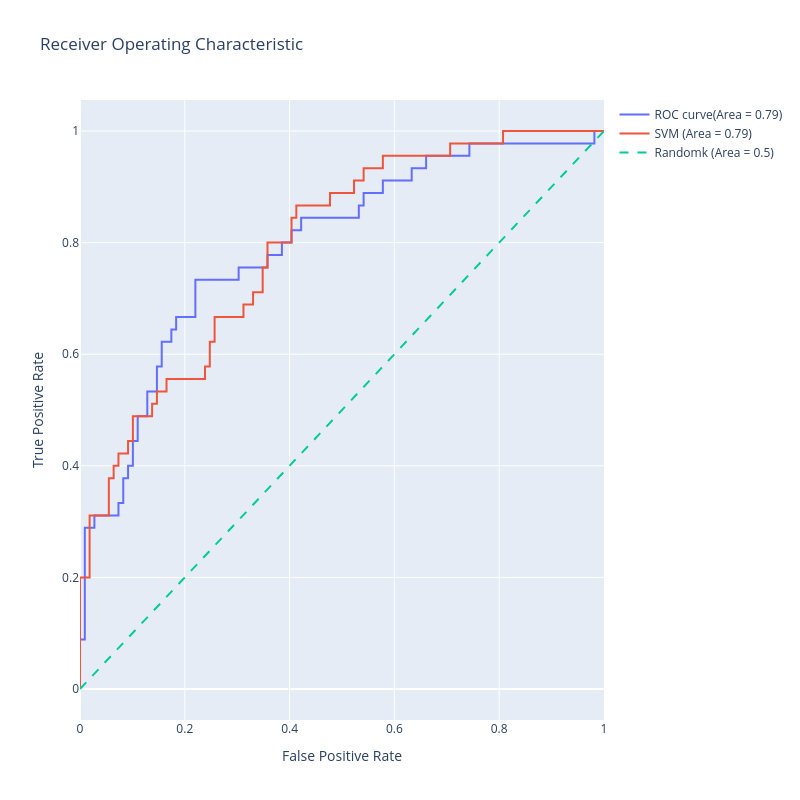

Notebook code cell kept with this figure:
### Code cell
from sklearn.metrics import roc_auc_score
from sklearn.linear_model import LogisticRegression
from sklearn.svm import SVC
from sklearn.preprocessing import StandardScaler

scaler = StandardScaler()
X_train_scaler = scaler.fit_transform(X_train)
X_test_scaler = scaler.transform(X_test)

lr_model = LogisticRegression(max_iter=1000)
lr_model.fit(X_train,y_train)
lr_scores = lr_model.predict_proba(X_test)[:,1]

svm_model = SVC(probability=True)
svm_model.fit(X_train,y_train)
svm_scores = svm_model.predict_proba(X_test)[:,1]

# Assuming fpr, tpr, thresholds are already calculated as before
lr_fpr, lr_tpr, lr_thresholds = roc_curve(y_test, y_scores)
lr_auc = roc_auc_score(y_test,lr_scores)
svm_fpr, svm_tpr,svm_thresholds = roc_curve(y_test, svm_scores)
svm_auc = roc_auc_score(y_test,svm_scores)

# generate a trace for ROC curve
trace0 = go.Scatter(
    x = fpr,
    y = tpr,
    mode = 'lines',
    name=f'ROC curve(Area = {lr_auc:.2f})'
)

# only label every nth point to avoid cluttering
trace1 = go.Scatter(
    x = svm_fpr,
    y = svm_tpr,
    mode = 'lines',
    name=f'SVM (Area = {lr_auc:.2f})'
)

# Digonal line
trace2 = go.Scatter(
    x = [0,1],
    y = [0,1],
    mode = 'lines',
    name='Randomk (Area = 0.5)',
    line = dict(dash='dash')
)

data = [trace0,trace1,trace2]

# Define layout with squre aspect ratio

layout = go.Layout(
    title='Receiver Operating Characteristic',
    xaxis=dict(title='False Positive Rate'),
    yaxis=dict(title='True Positive Rate'),
    autosize=False,
    width=800,
    height=800,
    showlegend=True  
)

# Define figure and add data
fig = go.Figure(data = data, layout=layout)
fig.show()

### Figure 1 — Plotly figure (JSON) as saved in the notebook; plotly's stock layout.template omitted (floating-point values rounded to 4 significant figures)
{"data": [{"mode": "lines", "name": "ROC curve(Area = 0.79)", "type": "scatter", "x": [0.0, 0.0, 0.0, 0.009174, 0.009174, 0.02752, 0.02752, 0.07339, 0.07339, 0.08257, 0.08257, 0.09174, 0.09174, 0.1009, 0.1009, 0.1101, 0.1101, 0.1284, 0.1284, 0.1468, 0.1468, 0.156, 0.156, 0.1743, 0.1743, 0.1835, 0.1835, 0.2202, 0.2202, 0.3028, 0.3028, 0.3578, 0.3578, 0.3853, 0.3853, 0.4037, 0.4037, 0.422, 0.422, 0.5321, 0.5321, 0.5413, 0.5413, 0.578, 0.578, 0.633, 0.633, 0.6606, 0.6606, 0.7431, 0.7431, 0.9817, 0.9817, 1.0], "y": [0.0, 0.02222, 0.08889, 0.08889, 0.2889, 0.2889, 0.3111, 0.3111, 0.3333, 0.3333, 0.3778, 0.3778, 0.4, 0.4, 0.4444, 0.4444, 0.4889, 0.4889, 0.5333, 0.5333, 0.5778, 0.5778, 0.6222, 0.6222, 0.6444, 0.6444, 0.6667, 0.6667, 0.7333, 0.7333, 0.7556, 0.7556, 0.7778, 0.7778, 0.8, 0.8, 0.8222, 0.8222, 0.8444, 0.8444, 0.8667, 0.8667, 0.8889, 0.8889, 0.9111, 0.9111, 0.9333, 0.9333, 0.9556, 0.9556, 0.9778, 0.9778, 1.0, 1.0]}, {"mode": "lines", "name": "SVM (Area = 0.79)", "type": "scatter", "x": [0.0, 0.0, 0.0, 0.01835, 0.01835, 0.05505, 0.05505, 0.06422, 0.06422, 0.07339, 0.07339, 0.09174, 0.09174, 0.1009, 0.1009, 0.1376, 0.1376, 0.1468, 0.1468, 0.1651, 0.1651, 0.2385, 0.2385, 0.2477, 0.2477, 0.2569, 0.2569, 0.3119, 0.3119, 0.3303, 0.3303, 0.3486, 0.3486, 0.3578, 0.3578, 0.4037, 0.4037, 0.4128, 0.4128, 0.4771, 0.4771, 0.5229, 0.5229, 0.5413, 0.5413, 0.578, 0.578, 0.7064, 0.7064, 0.8073, 0.8073, 1.0], "y": [0.0, 0.02222, 0.2, 0.2, 0.3111, 0.3111, 0.3778, 0.3778, 0.4, 0.4, 0.4222, 0.4222, 0.4444, 0.4444, 0.4889, 0.4889, 0.5111, 0.5111, 0.5333, 0.5333, 0.5556, 0.5556, 0.5778, 0.5778, 0.6222, 0.6222, 0.6667, 0.6667, 0.6889, 0.6889, 0.7111, 0.7111, 0.7556, 0.7556, 0.8, 0.8, 0.8444, 0.8444, 0.8667, 0.8667, 0.8889, 0.8889, 0.9111, 0.9111, 0.9333, 0.9333, 0.9556, 0.9556, 0.9778, 0.9778, 1.0, 1.0]}, {"line": {"dash": "dash"}, "mode": "lines", "name": "Randomk (Area = 0.5)", "type": "scatter", "x": [0, 1], "y": [0, 1]}], "layout": {"autosize": false, "height": 800, "showlegend": true, "title": {"text": "Receiver Operating Characteristic"}, "width": 800, "xaxis": {"title": {"text": "False Positive Rate"}}, "yaxis": {"title": {"text": "True Positive Rate"}}}}
